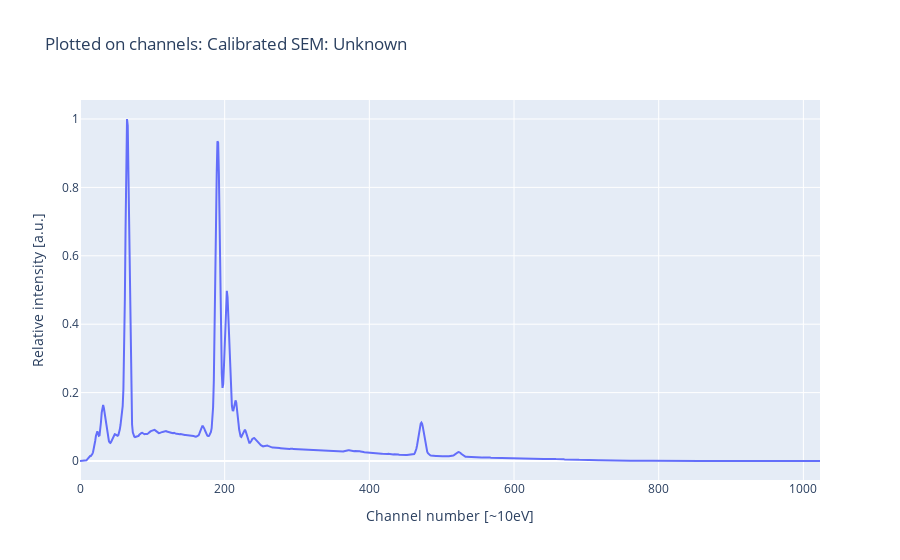
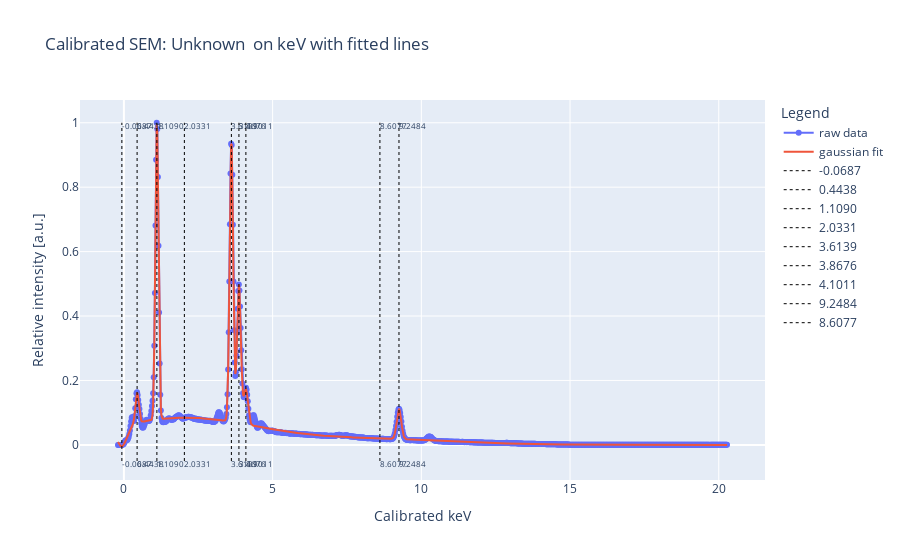

Source (notebook cell) for these figures, in order:
### Markdown cell above
### NB! The code below is not generally adapted, and works now on the file "SEM_unknown.msa", calibrated from Cu-msa

### Code cell
# We could also do fitting on the new plot by copying the steps from earlier

#
# # NB! This is not generally adapted, and works now on the file "unknown_not_calibrated.msa"
#

# we want to fit on the channels
fig_unknown_plot_channels = plotly_plot(
    x=s_unknown_msa["channel"],
    y_named=[s_unknown_msa["intensity"], "x calibrated with Ga_Ka and Ga_La"],
    title=f"Plotted on channels: Calibrated {s_unknown_msa['name']}",
)
fig_unknown_plot_channels.show()


# noted down the peaks in channel numbers
s_unknown_msa["peaks_channel"] = [
    24,
    31,
    65,
    170,
    191,
    202,
    215,
    472,
    525,
]


# do the fitting as we did earlier
fit_vals = fit_n_peaks_to_gaussian(
    x=s_unknown_msa["channel"],
    y=s_unknown_msa["intensity"],
    guessed_peaks=s_unknown_msa["peaks_channel"],
)
s_unknown_msa["fit_params"] = fit_vals[0]
s_unknown_msa["fit_cov"] = fit_vals[1]
s_unknown_msa["peaks_channel"] = s_unknown_msa["fit_params"][1::3]
s_unknown_msa["intensity_fit"] = n_gaussians(s_unknown_msa["channel"], *fit_vals[0])

# print(f'Fitted peaks at: {s_unknown_msa["peaks_channel"]}')

# now we scale down the fittet peaks with the dispersion and the offset
s_unknown_msa["peaks_keV_fitted"] = (
    s_unknown_msa["peaks_channel"] - s_unknown_msa["offset"]
) * s_unknown_msa["dispersion"]

# print(f'Fitted peaks in keV: {s_unknown_msa["peaks_keV_fitted"]}')

#
# # NB! Because of the background, there will be some error on the fitting for some of the peaks!
#


# plotting the new spectrum with its fit and its lines in keV
fig_unknown_plot_fit = plotly_plot(
    x=s_unknown_msa["kev_calibrated"],
    y=s_unknown_msa["intensity"],
    y_fit=s_unknown_msa["intensity_fit"],
    vlines=s_unknown_msa["peaks_keV_fitted"],
    title=f"Calibrated {s_unknown_msa['name']} on keV with fitted lines",
    xaxis_title="Calibrated keV",
)

# we can also plot each gaussian peak individually, but the plot looks a bit messy. Comment in to see it
# making the fit_params matrix in keV
# [amp1, mu1, sigma1, amp2, mu2, sigma2, ...]
# amp is amp
# (mu is mu - offset ) * dispersion
# sigma is sigma * dispersion
s_unknown_msa["fit_params_keV"] = (s_unknown_msa["fit_params"]).copy()
s_unknown_msa["fit_params_keV"][1::3] = (
    s_unknown_msa["fit_params_keV"][1::3] - s_unknown_msa["offset"]
) * s_unknown_msa[
    "dispersion"
]  # mu
s_unknown_msa["fit_params_keV"][2::3] = (
    s_unknown_msa["fit_params_keV"][2::3] * s_unknown_msa["dispersion"]
)  # sigma

"""
# adding the single gaussian peaks to the plot
fig_unknown_plot_fit = plotly_plot(
    fig = fig_unknown_plot_fit,
    x=s_unknown_msa["kev_calibrated"],
    fit_params=s_unknown_msa["fit_params_keV"],
    title=f"Calibrated {s_unknown_msa['name']} on keV with fitted lines",
    xaxis_title="Calibrated keV",
)
"""

fig_unknown_plot_fit.show()

### Figure 1 — Plotly figure (JSON) as saved in the notebook; plotly's stock layout.template omitted (floating-point values rounded to 4 significant figures; data arrays with more than 128 entries replaced by an {"elided": "..."} marker saying what was removed)
{"data": [{"mode": "lines", "name": "x calibrated with Ga_Ka and Ga_La", "type": "scatter", "x": {"elided": "1024 int values"}, "y": {"elided": "1024 float values"}}], "layout": {"legend": {"title": {"text": "Legend"}}, "title": {"text": "Plotted on channels: Calibrated SEM: Unknown "}, "xaxis": {"title": {"text": "Channel number [~10eV]"}}, "yaxis": {"title": {"text": "Relative intensity [a.u.]"}}}}

### Figure 2 — Plotly figure (JSON) as saved in the notebook; plotly's stock layout.template omitted (floating-point values rounded to 4 significant figures; data arrays with more than 128 entries replaced by an {"elided": "..."} marker saying what was removed)
{"data": [{"mode": "lines+markers", "name": "raw data", "textfont": {"size": 8}, "type": "scatter", "x": {"elided": "1024 float values"}, "y": {"elided": "1024 float values"}}, {"mode": "lines", "name": "gaussian fit", "textfont": {"size": 8}, "type": "scatter", "x": {"elided": "1024 float values"}, "y": {"elided": "1024 float values"}}, {"line": {"dash": "dot", "width": 1}, "marker": {"color": "black"}, "mode": "lines+text", "name": "-0.0687", "text": ["-0.0687", "-0.0687"], "textfont": {"size": 8}, "textposition": "bottom right", "type": "scatter", "x": [-0.0687, -0.0687], "y": [-0.05, 1]}, {"line": {"dash": "dot", "width": 1}, "marker": {"color": "black"}, "mode": "lines+text", "name": "0.4438", "text": ["0.4438", "0.4438"], "textfont": {"size": 8}, "textposition": "bottom right", "type": "scatter", "x": [0.4438, 0.4438], "y": [-0.05, 1]}, {"line": {"dash": "dot", "width": 1}, "marker": {"color": "black"}, "mode": "lines+text", "name": "1.1090", "text": ["1.1090", "1.1090"], "textfont": {"size": 8}, "textposition": "bottom right", "type": "scatter", "x": [1.109, 1.109], "y": [-0.05, 1]}, {"line": {"dash": "dot", "width": 1}, "marker": {"color": "black"}, "mode": "lines+text", "name": "2.0331", "text": ["2.0331", "2.0331"], "textfont": {"size": 8}, "textposition": "bottom right", "type": "scatter", "x": [2.033, 2.033], "y": [-0.05, 1]}, {"line": {"dash": "dot", "width": 1}, "marker": {"color": "black"}, "mode": "lines+text", "name": "3.6139", "text": ["3.6139", "3.6139"], "textfont": {"size": 8}, "textposition": "bottom right", "type": "scatter", "x": [3.614, 3.614], "y": [-0.05, 1]}, {"line": {"dash": "dot", "width": 1}, "marker": {"color": "black"}, "mode": "lines+text", "name": "3.8676", "text": ["3.8676", "3.8676"], "textfont": {"size": 8}, "textposition": "bottom right", "type": "scatter", "x": [3.868, 3.868], "y": [-0.05, 1]}, {"line": {"dash": "dot", "width": 1}, "marker": {"color": "black"}, "mode": "lines+text", "name": "4.1011", "text": ["4.1011", "4.1011"], "textfont": {"size": 8}, "textposition": "bottom right", "type": "scatter", "x": [4.101, 4.101], "y": [-0.05, 1]}, {"line": {"dash": "dot", "width": 1}, "marker": {"color": "black"}, "mode": "lines+text", "name": "9.2484", "text": ["9.2484", "9.2484"], "textfont": {"size": 8}, "textposition": "bottom right", "type": "scatter", "x": [9.248, 9.248], "y": [-0.05, 1]}, {"line": {"dash": "dot", "width": 1}, "marker": {"color": "black"}, "mode": "lines+text", "name": "8.6077", "text": ["8.6077", "8.6077"], "textfont": {"size": 8}, "textposition": "bottom right", "type": "scatter", "x": [8.608, 8.608], "y": [-0.05, 1]}], "layout": {"legend": {"title": {"text": "Legend"}}, "title": {"text": "Calibrated SEM: Unknown  on keV with fitted lines"}, "xaxis": {"title": {"text": "Calibrated keV"}}, "yaxis": {"title": {"text": "Relative intensity [a.u.]"}}}}
